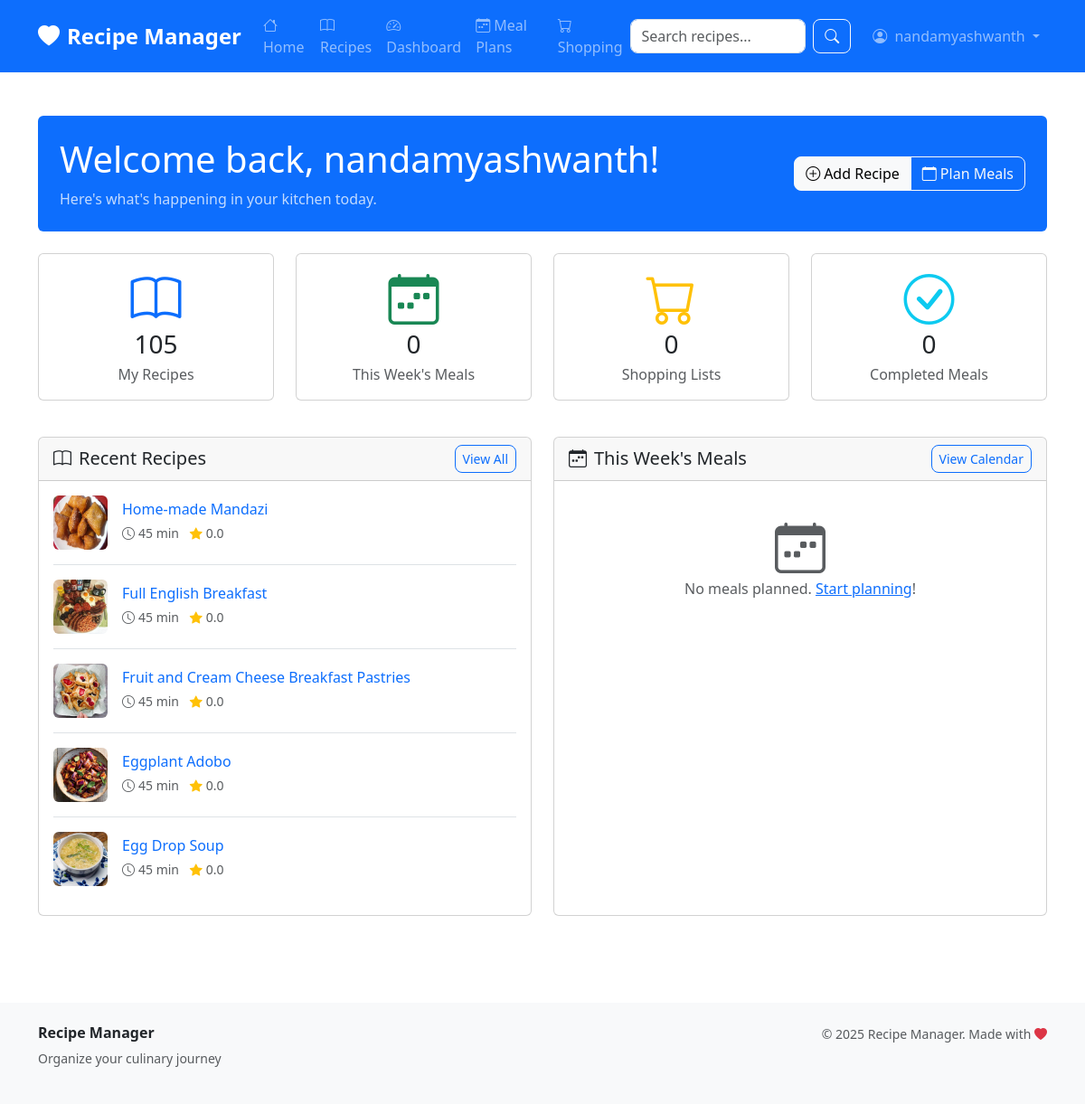
The page /dashboard/ (signed in) on the database its author committed.
### apps/users/models.py (models this page shows, shortened)
class User(AbstractUser):
    email = models.EmailField(unique=True)
    first_name = models.CharField(max_length=30)
    last_name = models.CharField(max_length=30)
    avatar = models.ImageField(upload_to='avatars/', blank=True, null=True)
    bio = models.TextField(max_length=500, blank=True)
    location = models.CharField(max_length=100, blank=True)
    birth_date = models.DateField(null=True, blank=True)
    dietary_preferences = models.CharField(max_length=200, blank=True)
    cooking_skill_level = models.CharField(
        max_length=20,
        choices=[
            ('beginner', 'Beginner'),
            ('intermediate', 'Intermediate'),
            ('advanced', 'Advanced'),
            ('expert', 'Expert'),
        ],
        default='beginner'
    )

### apps/recipes/models.py (models this page shows, shortened)
class Recipe(models.Model):
    DIFFICULTY_CHOICES = [
        ('easy', 'Easy'),
        ('medium', 'Medium'),
        ('hard', 'Hard'),
    ]
    title = models.CharField(max_length=200)
    description = models.TextField()
    instructions = models.TextField()
    prep_time = models.PositiveIntegerField(help_text='Preparation time in minutes')
    cook_time = models.PositiveIntegerField(help_text='Cooking time in minutes')
    servings = models.PositiveIntegerField(default=4)
    difficulty = models.CharField(max_length=10, choices=DIFFICULTY_CHOICES, default='easy')
    author = models.ForeignKey(User, on_delete=models.CASCADE, related_name='recipes')
    category = models.ForeignKey(Category, on_delete=models.SET_NULL, null=True, blank=True)
    tags = models.ManyToManyField(Tag, blank=True)
    image = models.ImageField(upload_to='recipes/', blank=True, null=True)
    created_at = models.DateTimeField(auto_now_add=True)
    updated_at = models.DateTimeField(auto_now=True)
    is_public = models.BooleanField(default=True)
    featured = models.BooleanField(default=False)
    class Meta:
        ordering = ['-created_at']
    def get_absolute_url(self):
        return reverse('recipes:detail', kwargs={'pk': self.pk})
    @property
    def total_time(self):
        return self.prep_time + self.cook_time
    @property
    def average_rating(self):
        ratings = self.ratings.all()
        if ratings:
            return sum(rating.score for rating in ratings) / len(ratings)
        return 0

### apps/core/views.py (the view)
# urls.py: path('dashboard/', views.DashboardView.as_view(), name='dashboard'),
class DashboardView(LoginRequiredMixin, TemplateView):
    template_name = 'core/dashboard.html'
    def get_context_data(self, **kwargs):
        context = super().get_context_data(**kwargs)
        user = self.request.user
        try:
            from apps.recipes.models import Recipe
            from apps.meal_planning.models import MealPlan
            from apps.shopping.models import ShoppingList
            user_recipes = Recipe.objects.filter(author=user).order_by('-created_at')[:5]
            today = date.today()
            week_start = today - timedelta(days=today.weekday())
            week_end = week_start + timedelta(days=6)
            this_week_meals = MealPlan.objects.filter(
                user=user,
                date__range=[today, week_end]
            ).select_related('recipe').order_by('date', 'meal_type')[:10]
            active_shopping_lists = ShoppingList.objects.filter(
                user=user,
                completed=False
            ).order_by('-created_at')[:5]
            stats = {
                'total_recipes': Recipe.objects.filter(author=user).count(),
                'this_week_meals': this_week_meals.count(),
                'active_lists': active_shopping_lists.count(),
                'completed_meals': MealPlan.objects.filter(
                    user=user,
                    date__range=[week_start, week_end],
                    completed=True
                ).count(),
            }
            context.update({
                'user_recipes': user_recipes,
                'this_week_meals': this_week_meals,
                'active_shopping_lists': active_shopping_lists,
                'stats': stats,
                'week_start': week_start,
                'week_end': week_end,
            })
        except ImportError:
            context.update({
                'user_recipes': [],
                'this_week_meals': [],
                'active_shopping_lists': [],
                'stats': {
                    'total_recipes': 0,
                    'this_week_meals': 0,
                    'active_lists': 0,
                    'completed_meals': 0,
                },
            })
        return context

### templates/core/dashboard.html (shortened to what this page needs)
{% extends 'base.html' %}
{% load static %}
{% block content %}
<div class="container mt-4">
    <div class="row mb-4">
        <div class="col-12">
            <div class="bg-primary text-white rounded p-4">
                <div class="row align-items-center">
                    <div class="col-md-8">
                        <h1 class="mb-2">Welcome back, {{ user.first_name|default:user.username }}!</h1>
                        <p class="mb-0 opacity-75">Here's what's happening in your kitchen today.</p>
                    </div>
                    <div class="col-md-4 text-md-end">
                        <div class="btn-group">
                            <a href="{% url 'recipes:create' %}" class="btn btn-light">
                                <i class="bi bi-plus-circle me-1"></i>Add Recipe
                            </a>
                            <a href="{% url 'meal_planning:calendar' %}" class="btn btn-outline-light">
                                <i class="bi bi-calendar me-1"></i>Plan Meals
                            </a>
                        </div>
                    </div>
                </div>
            </div>
        </div>
    </div>
    <div class="row mb-4">
        <div class="col-md-3 col-sm-6 mb-3">
            <div class="card text-center h-100">
                <div class="card-body">
                    <i class="bi bi-book display-4 text-primary mb-2"></i>
                    <h3 class="mb-1">{{ stats.total_recipes }}</h3>
                    <p class="text-muted mb-0">My Recipes</p>
                </div>
            </div>
        </div>
        <div class="col-md-3 col-sm-6 mb-3">
            <div class="card text-center h-100">
                <div class="card-body">
                    <i class="bi bi-calendar-week display-4 text-success mb-2"></i>
                    <h3 class="mb-1">{{ stats.this_week_meals }}</h3>
                    <p class="text-muted mb-0">This Week's Meals</p>
                </div>
            </div>
        </div>
        <div class="col-md-3 col-sm-6 mb-3">
            <div class="card text-center h-100">
                <div class="card-body">
                    <i class="bi bi-cart display-4 text-warning mb-2"></i>
                    <h3 class="mb-1">{{ stats.active_lists }}</h3>
                    <p class="text-muted mb-0">Shopping Lists</p>
                </div>
            </div>
        </div>
        <div class="col-md-3 col-sm-6 mb-3">
            <div class="card text-center h-100">
                <div class="card-body">
                    <i class="bi bi-check-circle display-4 text-info mb-2"></i>
                    <h3 class="mb-1">{{ stats.completed_meals }}</h3>
                    <p class="text-muted mb-0">Completed Meals</p>
                </div>
            </div>
        </div>
    </div>
    <div class="row">
        <div class="col-lg-6 mb-4">
            <div class="card h-100">
                <div class="card-header d-flex justify-content-between align-items-center">
                    <h5 class="mb-0">
                        <i class="bi bi-book me-2"></i>Recent Recipes
                    </h5>
                    <a href="{% url 'recipes:my_recipes' %}" class="btn btn-sm btn-outline-primary">View All</a>
                </div>
                <div class="card-body">
                    {% if user_recipes %}
                        {% for recipe in user_recipes %}
                        <div class="d-flex align-items-center mb-3 {% if not forloop.last %}border-bottom pb-3{% endif %}">
                            {% if recipe.image %}
                            <img src="{{ recipe.image.url }}" alt="{{ recipe.title }}"
                                 class="rounded me-3" style="width: 60px; height: 60px; object-fit: cover;">
                            {% else %}
                            <div class="bg-light rounded me-3 d-flex align-items-center justify-content-center"
                                 style="width: 60px; height: 60px;">
                                <i class="bi bi-image text-muted"></i>
                            </div>
                            {% endif %}
                            <div class="flex-grow-1">
                                <h6 class="mb-1">
                                    <a href="{{ recipe.get_absolute_url }}" class="text-decoration-none">
                                        {{ recipe.title }}
                                    </a>
                                </h6>
                                <small class="text-muted">
                                    <i class="bi bi-clock me-1"></i>{{ recipe.total_time }} min
                                    <span class="ms-2">
                                        <i class="bi bi-star-fill text-warning me-1"></i>{{ recipe.average_rating|floatformat:1|default:"--" }}
                                    </span>
                                </small>
                            </div>
                        </div>
                        {% endfor %}
                    {% else %}
                        <div class="text-center py-4">
                            <i class="bi bi-book display-4 text-muted mb-3"></i>
                            <p class="text-muted">No recipes yet. <a href="{% url 'recipes:create' %}">Create your first recipe</a>!</p>
                        </div>
                    {% endif %}
                </div>
            </div>
        </div>
        <div class="col-lg-6 mb-4">
            <div class="card h-100">
                <div class="card-header d-flex justify-content-between align-items-center">
                    <h5 class="mb-0">
                        <i class="bi bi-calendar-week me-2"></i>This Week's Meals
                    </h5>
                    <a href="{% url 'meal_planning:calendar' %}" class="btn btn-sm btn-outline-primary">View Calendar</a>
                </div>
                <div class="card-body">
                    {% if this_week_meals %}
                        {% for meal in this_week_meals %}
                        <div class="d-flex align-items-center mb-3 {% if not forloop.last %}border-bottom pb-3{% endif %}">
                            <div class="me-3">
                                <div class="badge bg-primary">{{ meal.date|date:"M d" }}</div>
                            </div>
                            <div class="flex-grow-1">
                                <h6 class="mb-1">{{ meal.recipe.title }}</h6>
                                <small class="text-muted">
                                    {{ meal.get_meal_type_display }} • {{ meal.servings }} serving{{ meal.servings|pluralize }}
                                </small>
                            </div>
                            {% if meal.completed %}
                            <i class="bi bi-check-circle-fill text-success"></i>
                            {% endif %}
                        </div>
                        {% endfor %}
                    {% else %}
                        <div class="text-center py-4">
                            <i class="bi bi-calendar-week display-4 text-muted mb-3"></i>
                            <p class="text-muted">No meals planned. <a href="{% url 'meal_planning:calendar' %}">Start planning</a>!</p>
                        </div>
                    {% endif %}
                </div>
            </div>
        </div>
    </div>
</div>
{% endblock %}

### templates/base.html (shortened to what this page needs)
<!DOCTYPE html>
<html lang="en">
<head>
    <link href="https://cdn.jsdelivr.net/npm/bootstrap@5.3.0/dist/css/bootstrap.min.css" rel="stylesheet">
    <link rel="stylesheet" href="https://cdn.jsdelivr.net/npm/bootstrap-icons@1.11.0/font/bootstrap-icons.css">
    {% load static %}
    <link rel="stylesheet" href="{% static 'css/style.css' %}">
</head>
<body>
    <nav class="navbar navbar-expand-lg navbar-dark bg-primary">
        <div class="container">
            <a class="navbar-brand fw-bold" href="{% url 'core:home' %}">
                <i class="bi bi-heart-fill me-2"></i>Recipe Manager
            </a>
            <div class="collapse navbar-collapse" id="navbarNav">
                <ul class="navbar-nav me-auto">
                    <li class="nav-item">
                        <a class="nav-link" href="{% url 'core:home' %}">
                            <i class="bi bi-house me-1"></i>Home
                        </a>
                    </li>
                    <li class="nav-item">
                        <a class="nav-link" href="{% url 'recipes:list' %}">
                            <i class="bi bi-book me-1"></i>Recipes
                        </a>
                    </li>
                    {% if user.is_authenticated %}
                    <li class="nav-item">
                        <a class="nav-link" href="{% url 'core:dashboard' %}">
                            <i class="bi bi-speedometer2 me-1"></i>Dashboard
                        </a>
                    </li>
                    <li class="nav-item">
                        <a class="nav-link" href="{% url 'meal_planning:calendar' %}">
                            <i class="bi bi-calendar-week me-1"></i>Meal Plans
                        </a>
                    </li>
                    <li class="nav-item">
                        <a class="nav-link" href="{% url 'shopping:lists' %}">
                            <i class="bi bi-cart me-1"></i>Shopping
                        </a>
                    </li>
                    {% endif %}
                </ul>
                <form class="d-flex me-3" method="GET" action="{% url 'recipes:list' %}">
                    <input class="form-control me-2" type="search" name="search" placeholder="Search recipes..."
                           value="{{ request.GET.search }}">
                    <button class="btn btn-outline-light" type="submit">
                        <i class="bi bi-search"></i>
                    </button>
                </form>
                <ul class="navbar-nav">
                    {% if user.is_authenticated %}
                        <li class="nav-item dropdown">
                            <a class="nav-link dropdown-toggle" href="#" role="button" data-bs-toggle="dropdown">
                                {% if user.avatar %}
                                    <img src="{{ user.avatar.url }}" alt="Avatar" class="rounded-circle me-1" width="24" height="24">
                                {% else %}
                                    <i class="bi bi-person-circle me-1"></i>
                                {% endif %}
                                {{ user.first_name|default:user.username }}
                            </a>
                        </li>
                    {% endif %}
                </ul>
            </div>
        </div>
    </nav>
    <main class="py-4">
        {% block content %}{% endblock %}
    </main>
    <footer class="bg-light py-4 mt-5">
        <div class="container">
            <div class="row">
                <div class="col-md-6">
                    <h6 class="fw-bold">Recipe Manager</h6>
                    <p class="text-muted small">Organize your culinary journey</p>
                </div>
                <div class="col-md-6 text-md-end">
                    <p class="text-muted small mb-0">
                        &copy; {% now "Y" %} Recipe Manager. Made with <i class="bi bi-heart-fill text-danger"></i>
                    </p>
                </div>
            </div>
        </div>
    </footer>
</body>
</html>

### static/css/style.css (style rules this page uses)
body { font-family: 'Segoe UI', Tahoma, Geneva, Verdana, sans-serif; }
.navbar-brand { font-size: 1.5rem; }
.card { transition: transform 0.2s ease-in-out; }
.btn { border-radius: 8px; }
.form-control, .form-select { border-radius: 8px; }

### rows shown on the page
User: first_name "nandamyashwanth"
Recipe: image (picture), title "Home-made Mandazi", total_time "45", average_rating "0.0"
Recipe: image (picture), title "Full English Breakfast", total_time "45", average_rating "0.0"
Recipe: image (picture), title "Fruit and Cream Cheese Breakfast Pastries", total_time "45", average_rating "0.0"
Recipe: image (picture), title "Eggplant Adobo", total_time "45", average_rating "0.0"
Recipe: image (picture), title "Egg Drop Soup", total_time "45", average_rating "0.0"

### other values the page prints
{{ stats.total_recipes }} "105"
{{ stats.this_week_meals }} "0"
{{ stats.active_lists }} "0"
{{ stats.completed_meals }} "0"
